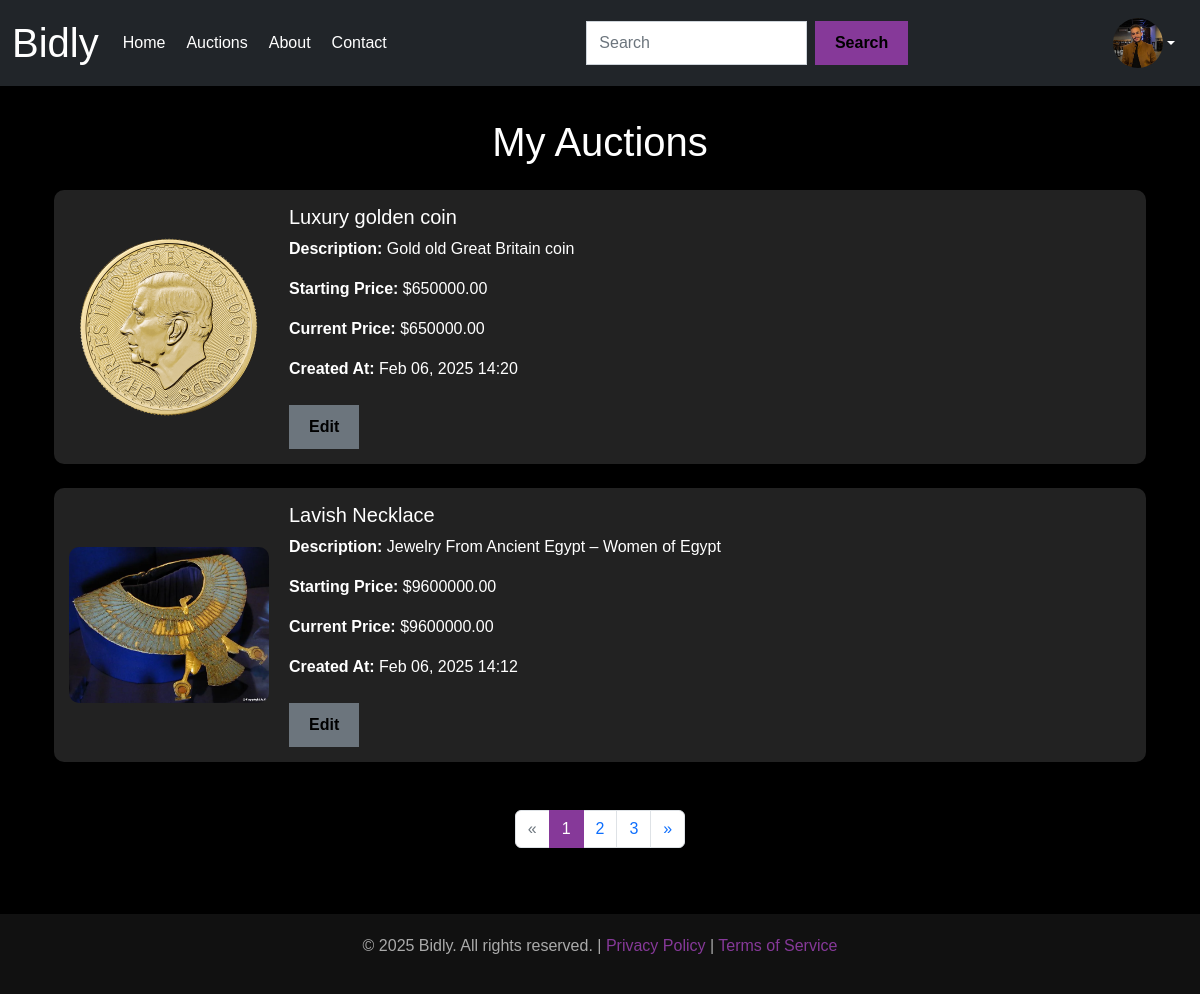
Page /auctions/my-auctions/ (signed in) on the earlier database version.
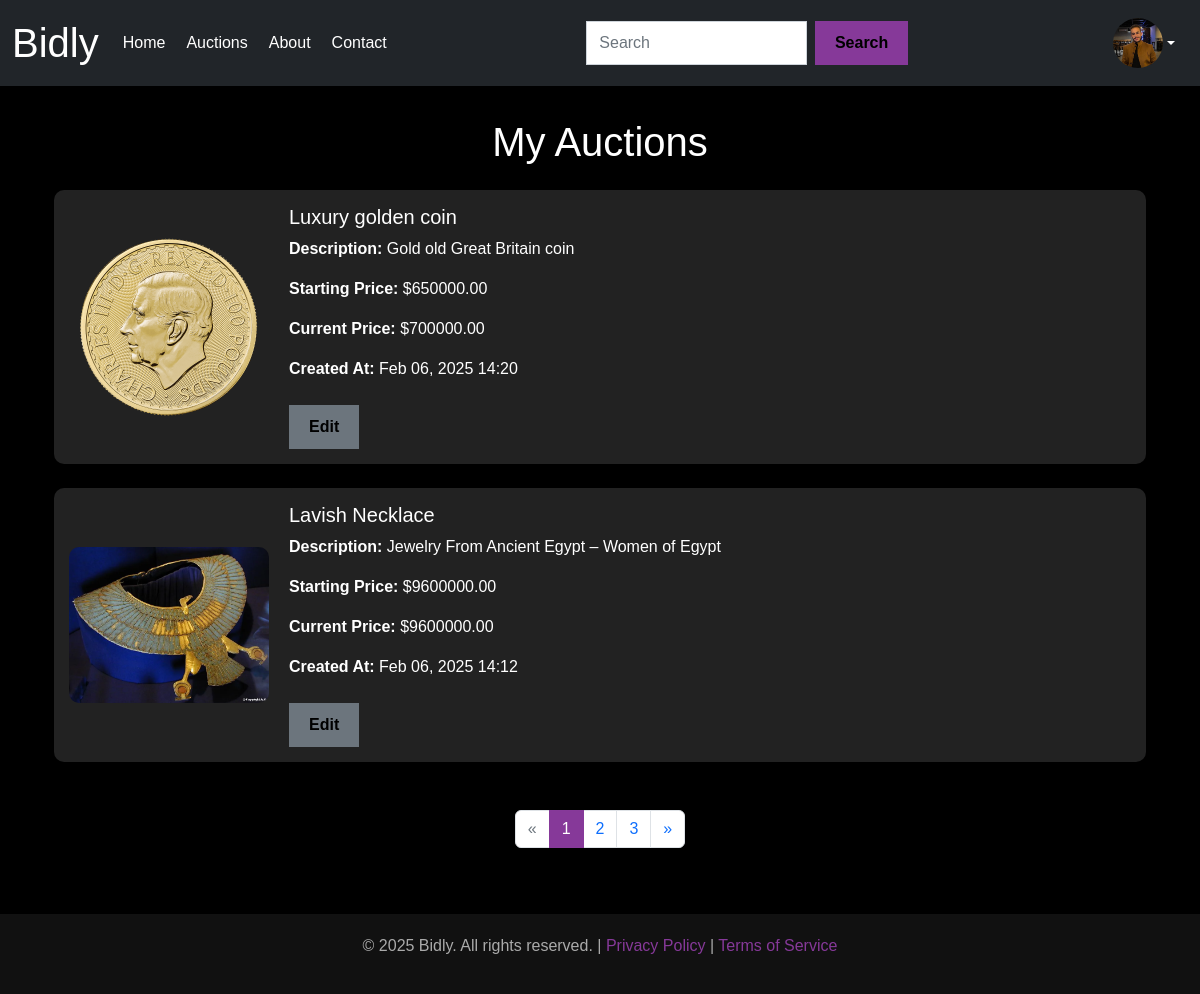
Same page on the later database version.
### auctions/models.py (models this page shows)
class Auction(models.Model):
    title = models.CharField(max_length=255)
    description = models.TextField()
    starting_price = models.DecimalField(max_digits=10, decimal_places=2)
    current_price = models.DecimalField(max_digits=10, decimal_places=2, null=True, blank=True)
    created_by = models.ForeignKey(settings.AUTH_USER_MODEL, on_delete=models.CASCADE)
    created_at = models.DateTimeField(auto_now_add=True)
    image = models.ImageField(upload_to='auction_images/', blank=True, null=True)
    ends_at = models.DateTimeField()

### auctions/views.py (the view)
# urls.py: path('my-auctions/', views.my_auctions, name='my_auctions'),
@login_required
def my_auctions(request):
    user_auctions = Auction.objects.filter(created_by=request.user).order_by('-created_at')
    paginator = Paginator(user_auctions, 2)  # Show 2 auctions per page
    page_number = request.GET.get('page')  # Get the current page number from the query parameters
    user_auctions = paginator.get_page(page_number)  # Get the auctions for the current page
    return render(request, 'my_auctions.html', {'auctions': user_auctions})

### auctions/templates/my_auctions.html (shortened to what this page needs)
{% extends 'base.html' %}
{% load static %}
{% block content %}
<div class="container mt-5">
    <h1 class="text-center mb-4">My Auctions</h1>
    <div class="row">
        {% for auction in auctions %}
        <div class="col-12 mb-4">
            <div class="d-flex align-items-center" style="background-color: #222; color: #fff; border-radius: 10px; padding: 15px;">
                <div style="flex: 1; max-width: 200px;">
                    {% if auction.image %}
                    <img src="{{ auction.image.url }}" alt="{{ auction.title }}" style="width: 100%; height: auto; border-radius: 10px;">
                    {% else %}
                    <img src="{% static 'images/default_product.jpg' %}" alt="Default Image" style="width: 100%; height: auto; border-radius: 10px;">
                    {% endif %}
                </div>
                <div style="flex: 2; margin-left: 20px;">
                    <h5>{{ auction.title }}</h5>
                    <p><strong>Description:</strong> {{ auction.description }}</p>
                    <p><strong>Starting Price:</strong> ${{ auction.starting_price }}</p>
                    <p><strong>Current Price:</strong> ${{ auction.current_price }}</p>
                    <p><strong>Created At:</strong> {{ auction.created_at|date:"M d, Y H:i" }}</p>
                    <a href="{% url 'edit_auction' auction.pk %}" class="btn btn-secondary mt-2" style="background-color: #6c757d; border: none;">Edit</a>
                </div>
            </div>
        </div>
        {% empty %}
        <p class="text-center">You have not created any auctions yet.</p>
        {% endfor %}
    </div>
    <div class="d-flex justify-content-center mt-4">
        <nav aria-label="Page navigation">
            <ul class="pagination">
                {% if auctions.has_previous %}
                <li class="page-item">
                    <a class="page-link" href="?page={{ auctions.previous_page_number }}" aria-label="Previous">
                        <span aria-hidden="true">&laquo;</span>
                    </a>
                </li>
                {% else %}
                <li class="page-item disabled">
                    <span class="page-link">&laquo;</span>
                </li>
                {% endif %}
                {% for page_num in auctions.paginator.page_range %}
                <li class="page-item {% if page_num == auctions.number %}active{% endif %}">
                    <a class="page-link" href="?page={{ page_num }}">{{ page_num }}</a>
                </li>
                {% endfor %}
                {% if auctions.has_next %}
                <li class="page-item">
                    <a class="page-link" href="?page={{ auctions.next_page_number }}" aria-label="Next">
                        <span aria-hidden="true">&raquo;</span>
                    </a>
                </li>
                {% else %}
                <li class="page-item disabled">
                    <span class="page-link">&raquo;</span>
                </li>
                {% endif %}
            </ul>
        </nav>
    </div>
</div>
{% endblock %}

Differences in the rows shown:
changed Auction "Luxury golden coin": current_price "650000.00" → "700000.00"
